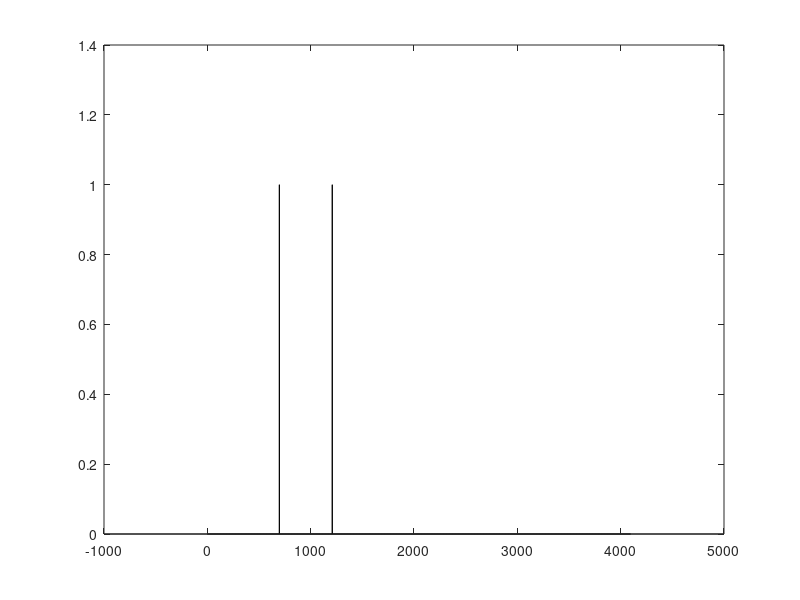

MATLAB code to generate this figure:
clear variables;
clc;
close all;

fs=8192;
L=8192;

t=(0:L-1)/fs;
y=sin(2*pi*697*t) + sin(2*pi*1209*t);
sound(y,fs);
n=2^nextpow2(L);
s=fft(y,n)/L;
f=fs/2*linspace(0,1,n/2+1);
figure;
bar(f,2*abs(s(1:n/2+1)));
